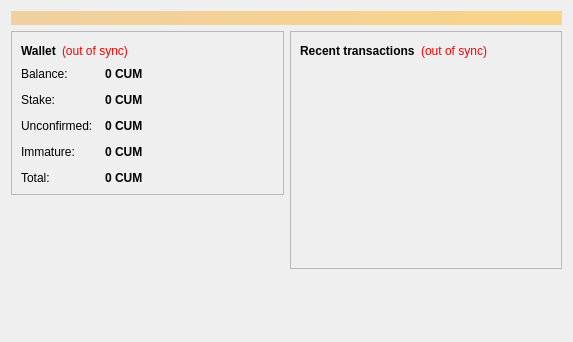
<?xml version="1.0" encoding="UTF-8"?>
<ui version="4.0">
 <class>OverviewPage</class>
 <widget class="QWidget" name="OverviewPage">
  <property name="geometry">
   <rect>
    <x>0</x>
    <y>0</y>
    <width>573</width>
    <height>342</height>
   </rect>
  </property>
  <property name="windowTitle">
   <string>Form</string>
  </property>
  <layout class="QVBoxLayout" name="topLayout">
   <item>
    <widget class="QLabel" name="labelAlerts">
     <property name="visible">
      <bool>false</bool>
     </property>
     <property name="styleSheet">
      <string notr="true">background-color: qlineargradient(x1: 0, y1: 0, x2: 1, y2: 0, stop:0 #F0D0A0, stop:1 #F8D488); color:#000000;</string>
     </property>
     <property name="wordWrap">
      <bool>true</bool>
     </property>
     <property name="margin">
      <number>3</number>
     </property>
    </widget>
   </item>
   <item>
    <layout class="QHBoxLayout" name="horizontalLayout" stretch="1,1">
     <item>
      <layout class="QVBoxLayout" name="verticalLayout_2">
       <item>
        <widget class="QFrame" name="frame">
         <property name="frameShape">
          <enum>QFrame::StyledPanel</enum>
         </property>
         <property name="frameShadow">
          <enum>QFrame::Raised</enum>
         </property>
         <layout class="QVBoxLayout" name="verticalLayout_4">
          <item>
           <layout class="QHBoxLayout" name="horizontalLayout_4">
            <item>
             <widget class="QLabel" name="label_5">
              <property name="font">
               <font>
                <weight>75</weight>
                <bold>true</bold>
               </font>
              </property>
              <property name="text">
               <string>Wallet</string>
              </property>
             </widget>
            </item>
            <item>
             <widget class="QLabel" name="labelWalletStatus">
              <property name="toolTip">
               <string>The displayed information may be out of date. Your wallet automatically synchronizes with the Cummingtonite network after a connection is established, but this process has not completed yet.</string>
              </property>
              <property name="styleSheet">
               <string notr="true">QLabel { color: red; }</string>
              </property>
              <property name="text">
               <string notr="true">(out of sync)</string>
              </property>
              <property name="alignment">
               <set>Qt::AlignLeading|Qt::AlignLeft|Qt::AlignVCenter</set>
              </property>
             </widget>
            </item>
            <item>
             <spacer name="horizontalSpacer_2">
              <property name="orientation">
               <enum>Qt::Horizontal</enum>
              </property>
              <property name="sizeHint" stdset="0">
               <size>
                <width>40</width>
                <height>20</height>
               </size>
              </property>
             </spacer>
            </item>
           </layout>
          </item>
          <item>
           <layout class="QFormLayout" name="formLayout_2">
            <property name="fieldGrowthPolicy">
             <enum>QFormLayout::AllNonFixedFieldsGrow</enum>
            </property>
            <property name="horizontalSpacing">
             <number>12</number>
            </property>
            <property name="verticalSpacing">
             <number>12</number>
            </property>
            <item row="0" column="0">
             <widget class="QLabel" name="label">
              <property name="text">
               <string>Balance:</string>
              </property>
             </widget>
            </item>
            <item row="0" column="1">
             <widget class="QLabel" name="labelBalance">
              <property name="font">
               <font>
                <weight>75</weight>
                <bold>true</bold>
               </font>
              </property>
              <property name="cursor">
               <cursorShape>IBeamCursor</cursorShape>
              </property>
              <property name="toolTip">
               <string>Your current balance</string>
              </property>
              <property name="text">
               <string notr="true">0 CUM</string>
              </property>
              <property name="textInteractionFlags">
               <set>Qt::LinksAccessibleByMouse|Qt::TextSelectableByKeyboard|Qt::TextSelectableByMouse</set>
              </property>
             </widget>
            </item>
            <item row="1" column="0">
             <widget class="QLabel" name="labelStakeText">
              <property name="text">
               <string>Stake:</string>
              </property>
             </widget>
            </item>
            <item row="1" column="1">
             <widget class="QLabel" name="labelStake">
              <property name="font">
               <font>
                <weight>75</weight>
                <bold>true</bold>
               </font>
              </property>
              <property name="cursor">
               <cursorShape>IBeamCursor</cursorShape>
              </property>
              <property name="toolTip">
               <string>Total of coins that were staked and do not yet count toward the current balance</string>
              </property>
              <property name="text">
               <string notr="true">0 CUM</string>
              </property>
              <property name="textInteractionFlags">
               <set>Qt::LinksAccessibleByMouse|Qt::TextSelectableByKeyboard|Qt::TextSelectableByMouse</set>
              </property>
             </widget>
            </item>
            <item row="2" column="0">
             <widget class="QLabel" name="label_3">
              <property name="text">
               <string>Unconfirmed:</string>
              </property>
             </widget>
            </item>
            <item row="2" column="1">
             <widget class="QLabel" name="labelUnconfirmed">
              <property name="font">
               <font>
                <weight>75</weight>
                <bold>true</bold>
               </font>
              </property>
              <property name="cursor">
               <cursorShape>IBeamCursor</cursorShape>
              </property>
              <property name="toolTip">
               <string>Total of transactions that have yet to be confirmed, and do not yet count toward the current balance</string>
              </property>
              <property name="text">
               <string notr="true">0 CUM</string>
              </property>
              <property name="textInteractionFlags">
               <set>Qt::LinksAccessibleByMouse|Qt::TextSelectableByKeyboard|Qt::TextSelectableByMouse</set>
              </property>
             </widget>
            </item>
            <item row="3" column="0">
             <widget class="QLabel" name="labelImmatureText">
              <property name="text">
               <string>Immature:</string>
              </property>
             </widget>
            </item>
            <item row="3" column="1">
             <widget class="QLabel" name="labelImmature">
              <property name="font">
               <font>
                <weight>75</weight>
                <bold>true</bold>
               </font>
              </property>
              <property name="toolTip">
               <string>Mined balance that has not yet matured</string>
              </property>
              <property name="text">
               <string notr="true">0 CUM</string>
              </property>
              <property name="textInteractionFlags">
               <set>Qt::LinksAccessibleByMouse|Qt::TextSelectableByKeyboard|Qt::TextSelectableByMouse</set>
              </property>
             </widget>
            </item>
            <item row="4" column="0">
             <widget class="QLabel" name="labelTotalText">
              <property name="text">
               <string>Total:</string>
              </property>
             </widget>
            </item>
            <item row="4" column="1">
             <widget class="QLabel" name="labelTotal">
              <property name="font">
               <font>
                <weight>75</weight>
                <bold>true</bold>
               </font>
              </property>
              <property name="toolTip">
               <string>Your current total balance</string>
              </property>
              <property name="text">
               <string notr="true">0 CUM</string>
              </property>
              <property name="textInteractionFlags">
               <set>Qt::LinksAccessibleByMouse|Qt::TextSelectableByKeyboard|Qt::TextSelectableByMouse</set>
              </property>
             </widget>
            </item>
           </layout>
          </item>
         </layout>
        </widget>
       </item>
       <item>
        <spacer name="verticalSpacer">
         <property name="orientation">
          <enum>Qt::Vertical</enum>
         </property>
         <property name="sizeHint" stdset="0">
          <size>
           <width>20</width>
           <height>40</height>
          </size>
         </property>
        </spacer>
       </item>
       <item>
        <widget class="QLabel" name="label_wallet_bgcoin">
         <property name="text">
          <string/>
         </property>
         <property name="pixmap">
          <pixmap resource="../bitcoin.qrc">:/images/wallet_bgcoin</pixmap>
         </property>
         <property name="scaledContents">
          <bool>false</bool>
         </property>
         <property name="alignment">
          <set>Qt::AlignCenter</set>
         </property>
         <property name="margin">
          <number>-2</number>
         </property>
        </widget>
       </item>
       <item>
        <widget class="QLabel" name="label_6">
         <property name="text">
          <string/>
         </property>
        </widget>
       </item>
      </layout>
     </item>
     <item>
      <layout class="QVBoxLayout" name="verticalLayout_3">
       <item>
        <widget class="QFrame" name="frame_2">
         <property name="frameShape">
          <enum>QFrame::StyledPanel</enum>
         </property>
         <property name="frameShadow">
          <enum>QFrame::Raised</enum>
         </property>
         <layout class="QVBoxLayout" name="verticalLayout">
          <item>
           <layout class="QHBoxLayout" name="horizontalLayout_2">
            <item>
             <widget class="QLabel" name="label_4">
              <property name="text">
               <string>&lt;b&gt;Recent transactions&lt;/b&gt;</string>
              </property>
             </widget>
            </item>
            <item>
             <widget class="QLabel" name="labelTransactionsStatus">
              <property name="toolTip">
               <string>The displayed information may be out of date. Your wallet automatically synchronizes with the Cummingtonite network after a connection is established, but this process has not completed yet.</string>
              </property>
              <property name="styleSheet">
               <string notr="true">QLabel { color: red; }</string>
              </property>
              <property name="text">
               <string notr="true">(out of sync)</string>
              </property>
              <property name="alignment">
               <set>Qt::AlignRight|Qt::AlignTrailing|Qt::AlignVCenter</set>
              </property>
             </widget>
            </item>
            <item>
             <spacer name="horizontalSpacer">
              <property name="orientation">
               <enum>Qt::Horizontal</enum>
              </property>
              <property name="sizeHint" stdset="0">
               <size>
                <width>40</width>
                <height>20</height>
               </size>
              </property>
             </spacer>
            </item>
           </layout>
          </item>
          <item>
           <widget class="QListView" name="listTransactions">
            <property name="styleSheet">
             <string notr="true">QListView { background: transparent; }</string>
            </property>
            <property name="frameShape">
             <enum>QFrame::NoFrame</enum>
            </property>
            <property name="verticalScrollBarPolicy">
             <enum>Qt::ScrollBarAlwaysOff</enum>
            </property>
            <property name="horizontalScrollBarPolicy">
             <enum>Qt::ScrollBarAlwaysOff</enum>
            </property>
            <property name="selectionMode">
             <enum>QAbstractItemView::NoSelection</enum>
            </property>
           </widget>
          </item>
         </layout>
        </widget>
       </item>
       <item>
        <spacer name="verticalSpacer_2">
         <property name="orientation">
          <enum>Qt::Vertical</enum>
         </property>
         <property name="sizeHint" stdset="0">
          <size>
           <width>20</width>
           <height>40</height>
          </size>
         </property>
        </spacer>
       </item>
      </layout>
     </item>
    </layout>
   </item>
  </layout>
 </widget>
 <resources/>
 <connections/>
</ui>
